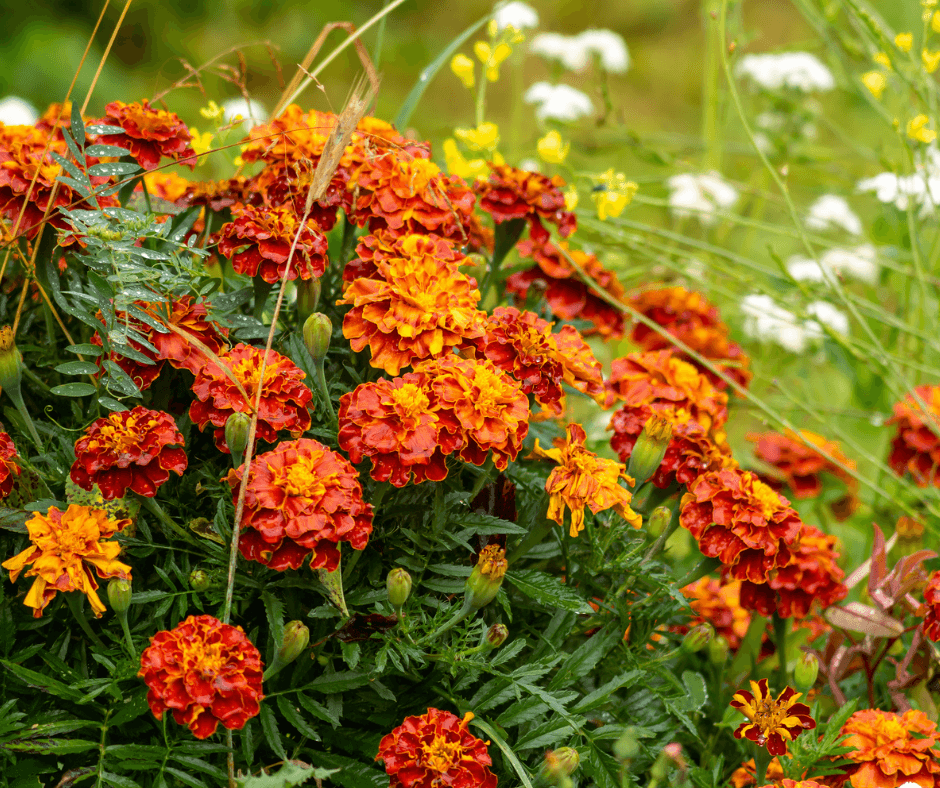
#> input picture slides/02.sampling_transformasi_fourier_dan_konvolusi/dataset/flower.png, 940 x 788 px
$ python 04.dft.py
#> lines starting #> are read from the running program, lines starting #| are printed output that depends on the picture; long printed decimals are rounded
import numpy as np
from PIL import Image
import scipy.fftpack as fp
from matplotlib import pylab


def signaltonoise(a, axis=0, ddof=0):
    a = np.asanyarray(a)
    m = a.mean(axis)
    sd = a.std(axis=axis, ddof=ddof)
    return np.where(sd == 0, 0, m / sd)


im = np.array(Image.open('../dataset/flower.png').convert('L'))  # we shall work with grayscale image
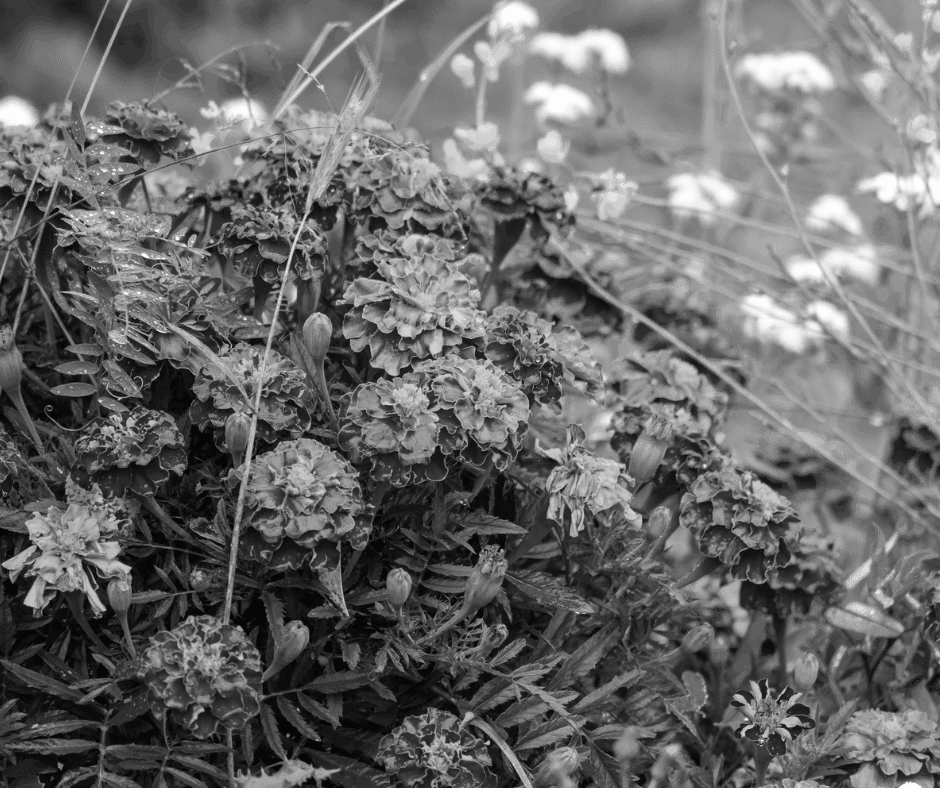
#> im: shape (788, 940); min 6, max 253, mean 105.2
snr = signaltonoise(im, axis=None)
#> in signaltonoise, `m = a.mean(axis)`: m = 105.2
#> in signaltonoise, `sd = a.std(axis=axis, ddof=ddof)`: sd = 54.79
#> snr = 1.92
print('SNR for the original image = ' + str(snr))
#| SNR for the original image = 1.921
print(im.shape)
#| (788, 940)
# SNR for the original image = 2.023722773801701

# now call FFT and IFFT
freq = fp.fft2(im)
im1 = fp.ifft2(freq).real
snr = signaltonoise(im1, axis=None)
print('SNR for the image obtained after reconstruction = ' + str(snr))
#| SNR for the image obtained after reconstruction = 1.921

# SNR for the image obtained after reconstruction = 2.0237227738013224
assert (np.allclose(im, im1))  # make sure the forward and inverse FFT are close to each other
pylab.figure(figsize=(20, 10))
pylab.subplot(221), pylab.imshow(im, cmap='gray'), pylab.axis('off')
pylab.title('Original Image', size=20)
pylab.subplot(222), pylab.imshow(im1, cmap='gray'), pylab.axis('off')
pylab.title('Image obtained after reconstruction', size=20)

freq2 = fp.fftshift(freq)
freq3 = fp.fftshift(fp.fft2(im1))

pylab.subplot(223)
pylab.imshow((20 * np.log10(0.1 + freq2)).astype(int))
pylab.title('Spectrum of original image', size=20)

pylab.subplot(224)
pylab.imshow((20 * np.log10(0.1 + freq3)).astype(int))
pylab.title('Spectrum of reconstructed image', size=20)
pylab.show()
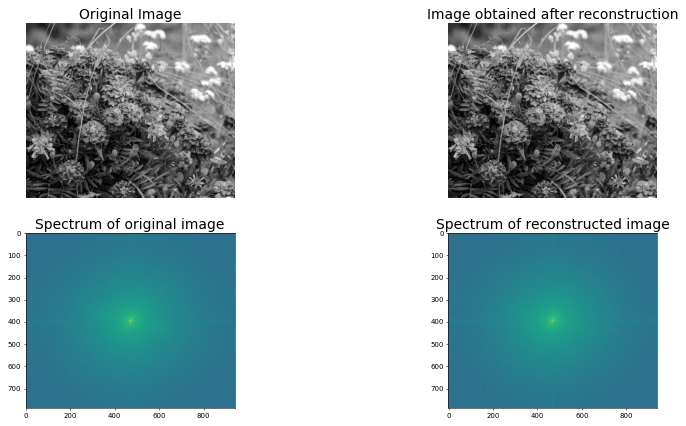
#> figure drawn by matplotlib, 4 panels

$ run again, with slides/02.sampling_transformasi_fourier_dan_konvolusi/dataset/rose.png copied over slides/02.sampling_transformasi_fourier_dan_konvolusi/dataset/flower.png
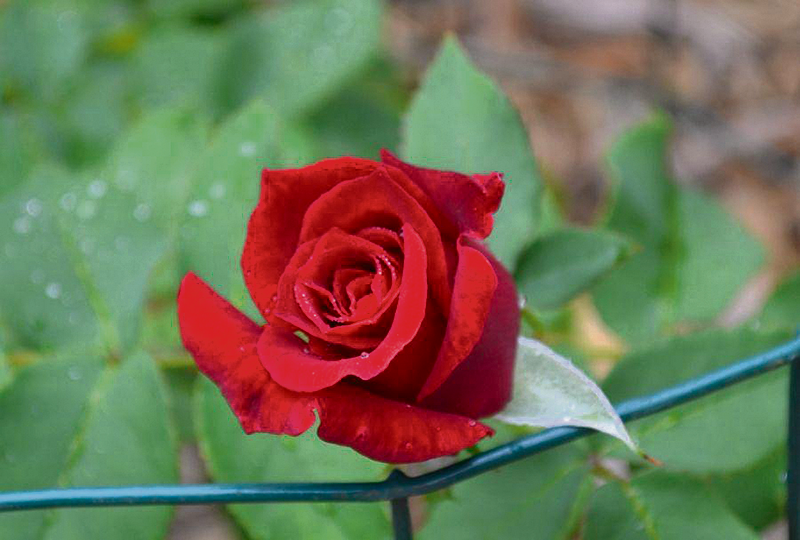
#> input picture slides/02.sampling_transformasi_fourier_dan_konvolusi/dataset/rose.png, 800 x 540 px
#> `im = np.array(Image.open('../dataset/flower.png').convert('L'))`:
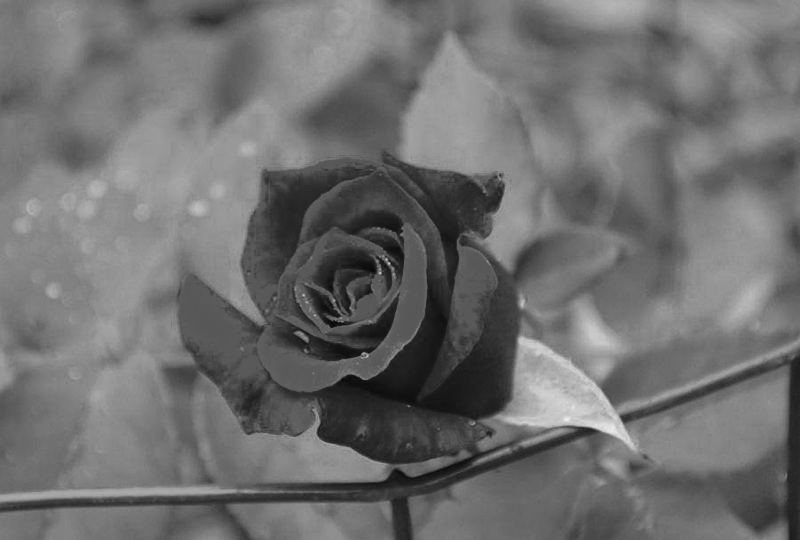
#> im: shape (540, 800); min 4, max 241, mean 111
#> m = 111
#> sd = 34.4
#> snr = 3.23
#| SNR for the original image = 3.228
#| (540, 800)
#| SNR for the image obtained after reconstruction = 3.228
#> `pylab.show()`:
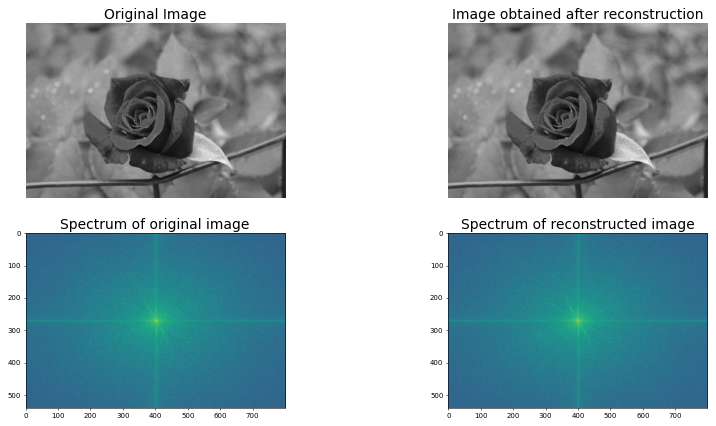
#> figure drawn by matplotlib, 4 panels

$ run again, with slides/02.sampling_transformasi_fourier_dan_konvolusi/dataset/building.jpg saved as slides/02.sampling_transformasi_fourier_dan_konvolusi/dataset/flower.png
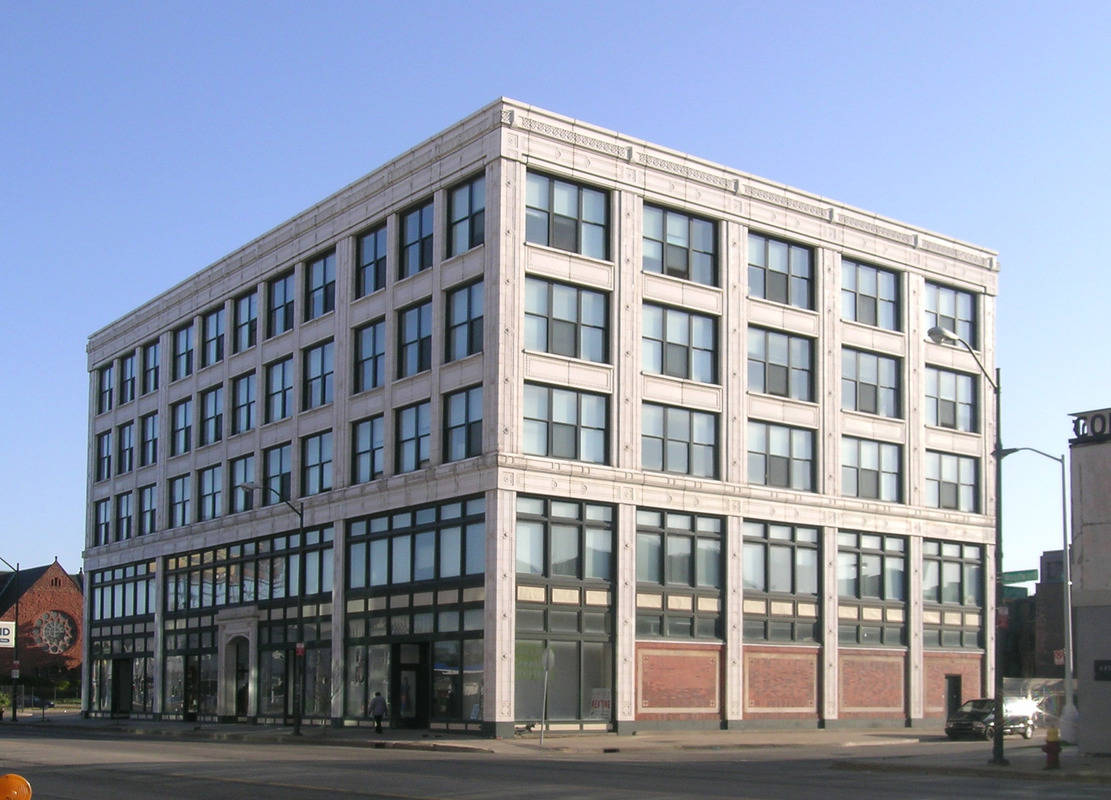
#> input picture slides/02.sampling_transformasi_fourier_dan_konvolusi/dataset/building.jpg, 1111 x 800 px
#> `im = np.array(Image.open('../dataset/flower.png').convert('L'))`:
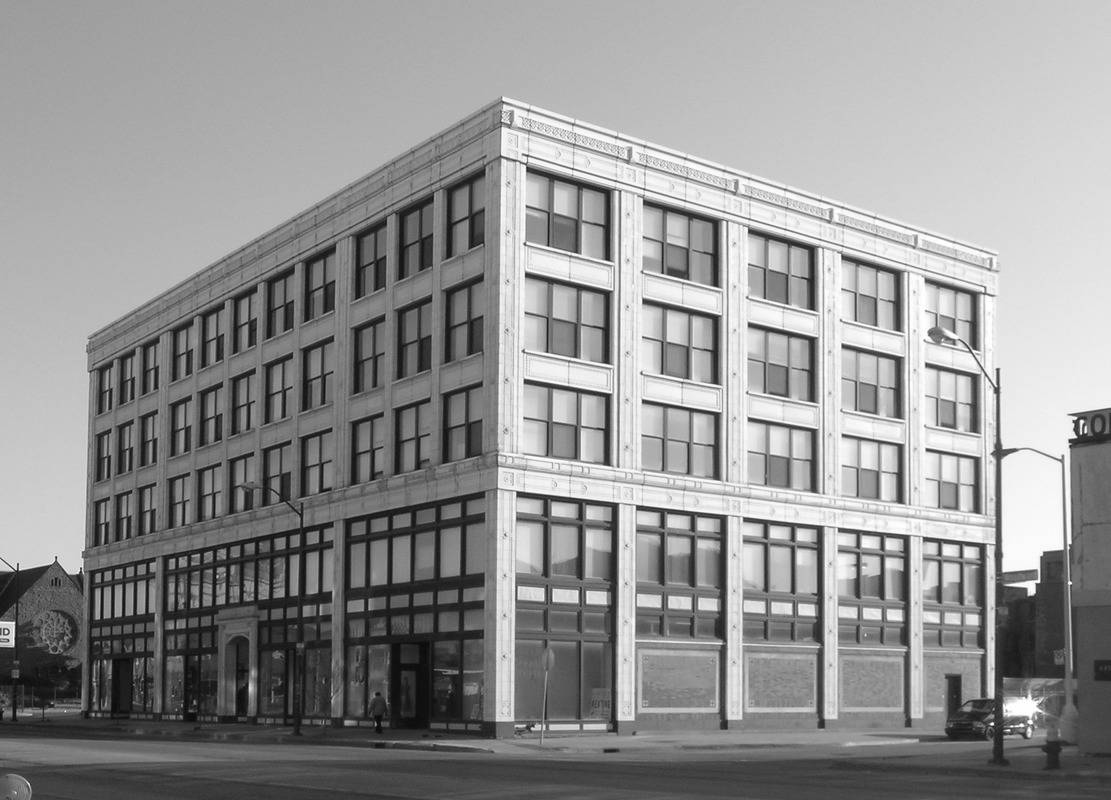
#> im: shape (800, 1111); min 4, max 255, mean 146.7
#> m = 146.7
#> sd = 62.86
#> snr = 2.33
#| SNR for the original image = 2.334
#| (800, 1111)
#| SNR for the image obtained after reconstruction = 2.334
#> `pylab.show()`:
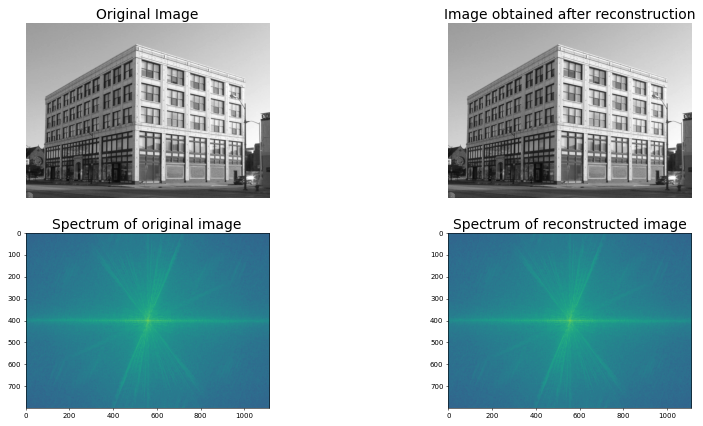
#> figure drawn by matplotlib, 4 panels

$ run again, with slides/02.sampling_transformasi_fourier_dan_konvolusi/dataset/cameraman.jpg saved as slides/02.sampling_transformasi_fourier_dan_konvolusi/dataset/flower.png
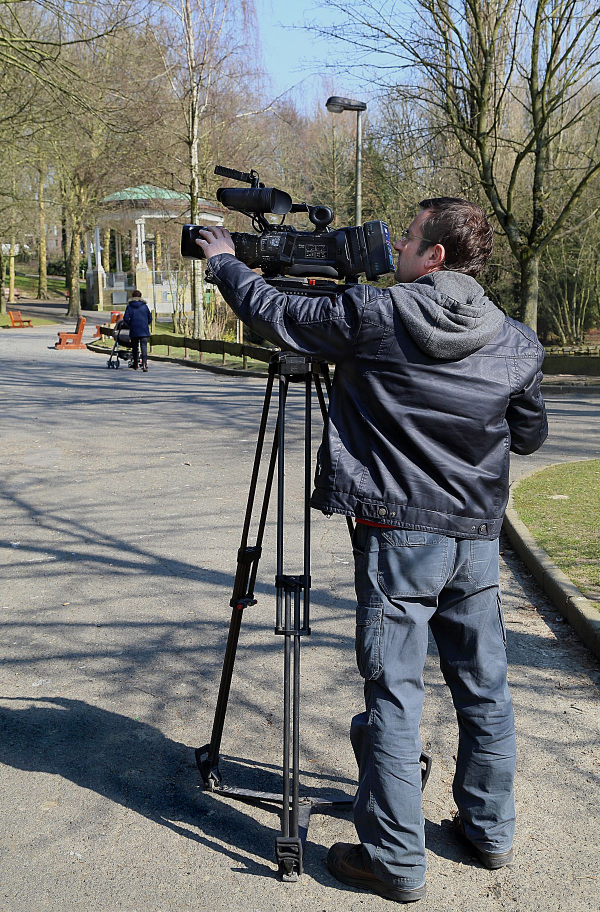
#> input picture slides/02.sampling_transformasi_fourier_dan_konvolusi/dataset/cameraman.jpg, 1200 x 1823 px (shown at 1/2 size)
#> `im = np.array(Image.open('../dataset/flower.png').convert('L'))`:
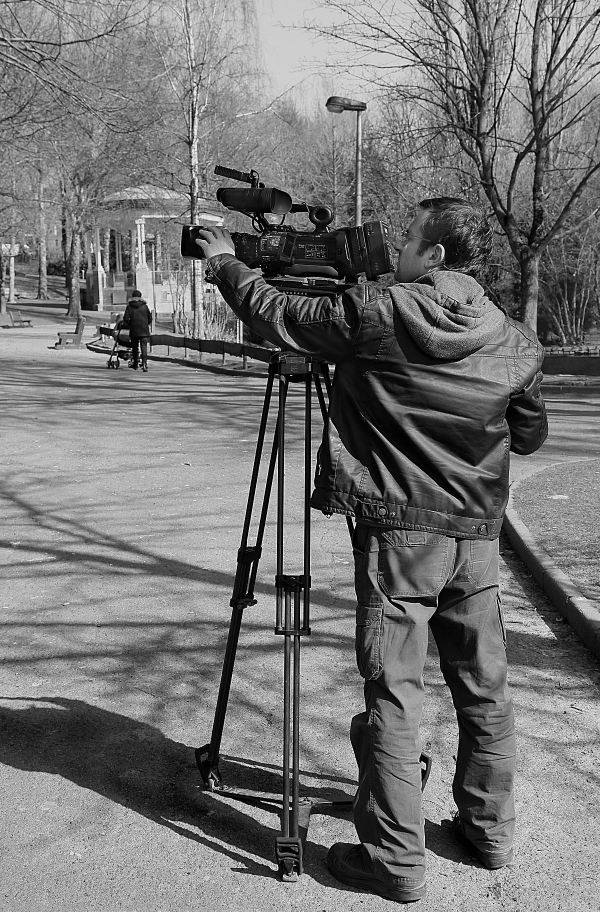
#> im: shape (1823, 1200) (shown at 1/2 size); min 0, max 255, mean 116.3
#> m = 116.3
#> sd = 62.37
#> snr = 1.87
#| SNR for the original image = 1.865
#| (1823, 1200)
#| SNR for the image obtained after reconstruction = 1.865
#> `pylab.show()`:
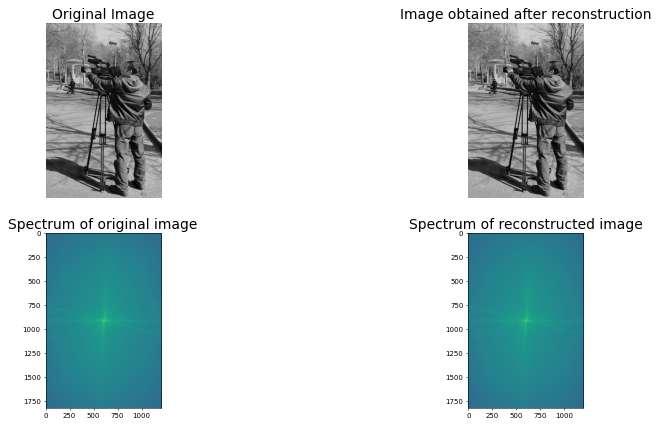
#> figure drawn by matplotlib, 4 panels
